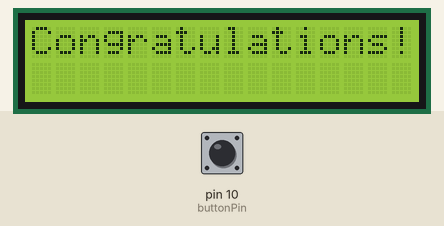
Bench run of a sketch on a simulated Arduino Uno, built with avr-gcc and run on an emulated ATmega328P. On the bench: 16×2 character LCD. The inputs (shaded band) are chosen by the test bench; at power-on: pin 10 (buttonPin) LOW. What the sketch prints to the serial monitor is not drawn.

Above: at 1.2 s.
1.3 s: pin 10 (buttonPin) pulled HIGH for 0.6 s
At 3.6 s:
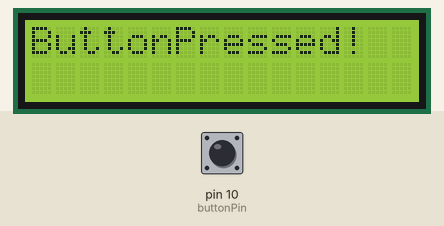
At 9.5 s:
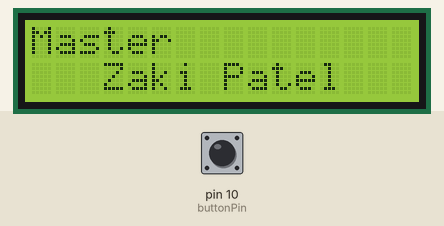
10.0 s: pin 10 (buttonPin) pulled HIGH for 1 s
At 10.8 s:
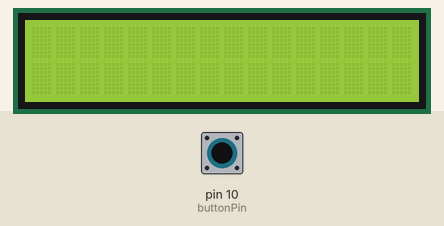
Timing chart, 0 to 13.0 s (numbered marks = the images above; inputs shaded):
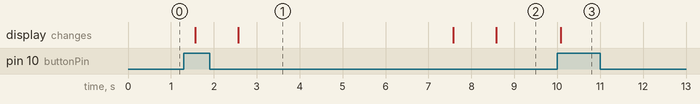

The sketch:

button.ino
```cpp
#include <LiquidCrystal.h>

LiquidCrystal lcd(1,2,4,5,6,7);
int buttonPin = 10;
int buttonNew;
int buttonOld = 1;
int td = 1000;
char buf[80];
int counter = 0;
char Txt[10];

void setup() {
  lcd.begin(16,2);
  pinMode(buttonPin, INPUT);
  pinMode(buttonNew, INPUT);
  lcd.print("Congratulations!");

  Serial.begin(9600);
}

void loop() {
  buttonNew = digitalRead(buttonPin);

  sprintf(buf, "Old Button: %d\n", buttonOld);
  Serial.print(buf);
  sprintf(buf, "New Button: %d\n", buttonNew);
  Serial.print(buf);
  Serial.println(Txt);

  if (buttonOld == 0 && buttonNew == 1) {
    if (counter % 2 == 0){
      lcd.clear();
      delay(1000);
      lcd.print("ButtonPressed!");
      delay(5000);
      Serial.print("Button pressed!\n");
      sprintf(Txt,"Text = ON\n");
      lcd.clear();
      delay(1000);
      lcd.print("Master");
      //delay(3000);
      lcd.setCursor(3,1);
      lcd.print("Zaki Patel");

    }
    else {
      lcd.clear();
      delay(1000);
      sprintf(Txt,"Text = OFF\n");
    }
    counter++;
  }

  buttonOld = buttonNew;
  delay(500);

  Serial.print("--------------------\n");
}
```

Measured:
- after the input at 1.3 s, the display: first changes after 0.27 s (image 1 shows a later state)
- after the input at 10.0 s, the display: changes after 0.08 s (image 3)
- what the display in image 1 shows lasts 5.0 s, from 2.6 s to 7.6 s
